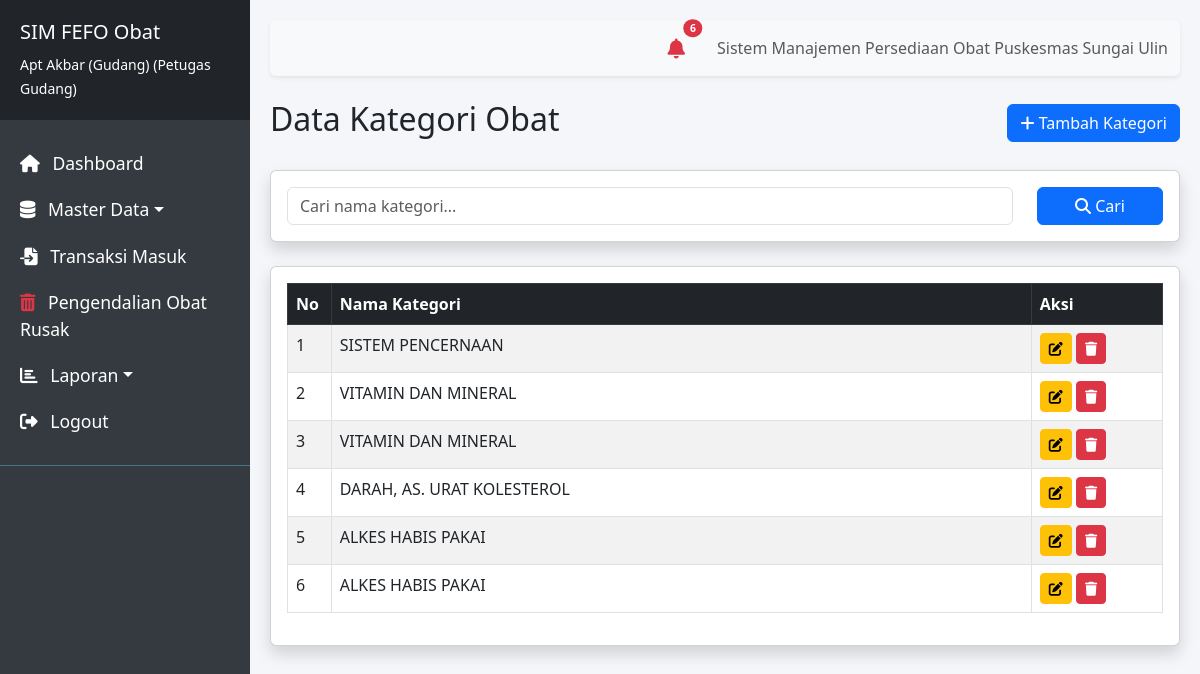
Page /modules/kategori/index.php (signed in) on the committed database.
### tables this page shows
CREATE TABLE `kategori` (
  `id` int NOT NULL,
  `nama_kategori` varchar(50) NOT NULL
);

### modules/kategori/index.php (the view, shortened to what this page needs)
<?php
require_once '../../config/database.php';
require_once '../../layouts/header.php';
require_once '../../layouts/sidebar.php';
$limit = 10;
$page = isset($_GET['page']) ? (int)$_GET['page'] : 1;
$offset = ($page - 1) * $limit;
$search = isset($_GET['search']) ? mysqli_real_escape_string($conn, $_GET['search']) : '';
$where = "";
$query = "SELECT * FROM kategori $where ORDER BY id DESC LIMIT $limit OFFSET $offset";
$kategori = mysqli_query($conn, $query);
?>
<div class="d-flex justify-content-between align-items-center mb-4">
    <h2>Data Kategori Obat</h2>
    <?php if ($_SESSION['role'] == 'Petugas Gudang'): ?>
    <button class="btn btn-primary" data-bs-toggle="modal" data-bs-target="#addModal"><i class="fas fa-plus"></i> Tambah Kategori</button>
    <?php endif; ?>
</div>
<div class="card shadow mb-4">
    <div class="card-body">
        <form method="GET" class="row">
            <div class="col-md-10 mb-2 mb-md-0">
                <input type="text" name="search" class="form-control" placeholder="Cari nama kategori..." value="<?= htmlspecialchars($search) ?>">
            </div>
            <div class="col-md-2">
                <button type="submit" class="btn btn-primary w-100"><i class="fas fa-search"></i> Cari</button>
            </div>
        </form>
    </div>
</div>
<div class="card shadow">
    <div class="card-body">
        <table class="table table-bordered table-striped">
            <thead class="table-dark">
                <tr>
                    <th width="5%">No</th>
                    <th>Nama Kategori</th>
                    <?php if ($_SESSION['role'] == 'Petugas Gudang'): ?>
                    <th width="15%">Aksi</th>
                    <?php endif; ?>
                </tr>
            </thead>
            <tbody>
                <?php $no = $offset + 1; while ($row = mysqli_fetch_assoc($kategori)): ?>
                <tr>
                    <td><?= $no++; ?></td>
                    <td><?= $row['nama_kategori']; ?></td>
                    <?php if ($_SESSION['role'] == 'Petugas Gudang'): ?>
                    <td>
                        <button class="btn btn-sm btn-warning" data-bs-toggle="modal" data-bs-target="#editModal<?= $row['id']; ?>"><i class="fas fa-edit"></i></button>
                        <form action="" method="POST" class="d-inline" onsubmit="return confirm('Yakin hapus?');">
                            <button type="submit" name="delete" class="btn btn-sm btn-danger"><i class="fas fa-trash"></i></button>
                        </form>
                    </td>
                    <?php endif; ?>
                </tr>
                <?php endwhile; ?>
            </tbody>
        </table>
    </div>
</div>
<?php require_once '../../layouts/footer.php'; ?>

### layouts/header.php (style rules this page uses)
body { font-family: 'Segoe UI', Tahoma, Geneva, Verdana, sans-serif; background-color: #f4f6f9; }

### rows in the picture
kategori: nama_kategori "SISTEM PENCERNAAN"
kategori: nama_kategori "VITAMIN DAN MINERAL"
kategori: nama_kategori "VITAMIN DAN MINERAL"
kategori: nama_kategori "DARAH, AS. URAT KOLESTEROL"
kategori: nama_kategori "ALKES HABIS PAKAI"
kategori: nama_kategori "ALKES HABIS PAKAI"

### other values in the picture
$_SESSION['nama_lengkap'] "Apt Akbar (Gudang)"
$_SESSION['role'] "Petugas Gudang"
$total_notif "6"
